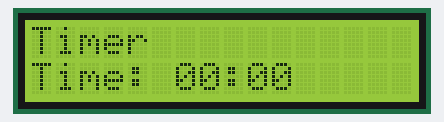
The sketch below on a simulated Arduino Uno, built with avr-gcc and run on an emulated ATmega328P. On the bench: 16×2 character LCD.

Above: at 0.1 s.
At 4.1 s:
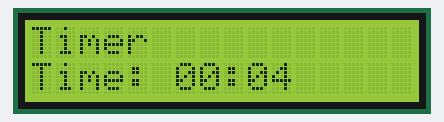
At 9.1 s:
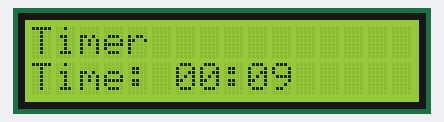
At 19.2 s:
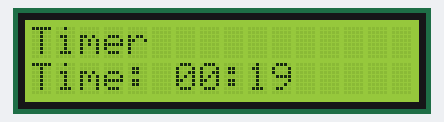
At 28.2 s:
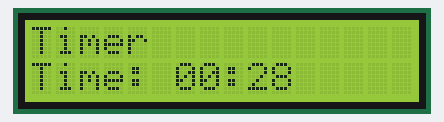
At 38.3 s:
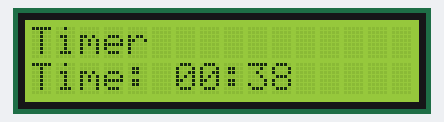

Measured:
- what the display in image 1 shows lasts 1.0 s, from 4.1 s to 5.1 s

The sketch:

13_lcd_timer.ino
```cpp
#include <LiquidCrystal.h>

LiquidCrystal lcd(8,9,4,5,6,7);

unsigned long timeElapsed = 0 ;
unsigned long timeStart = 0 ;
int seconds = 0 ;
int minutes = 0 ;

void setup() {
  lcd.begin(16,2);
  lcd.setCursor(0,0);
  lcd.print("Timer");
  timeStart = millis();
}

void loop() {
  timeElapsed = millis() - timeStart;
  seconds = (timeElapsed / 1000) % 60;
  minutes = (timeElapsed / 60000);

  lcd.setCursor(0, 1);
  lcd.print("Time: ");
  if (minutes < 10) {
    lcd.print("0");
  }
  lcd.print(minutes);
  lcd.print(":");
  if (seconds < 10) {
    lcd.print("0");
  }
  lcd.print(seconds);
  delay(500);

}
```
